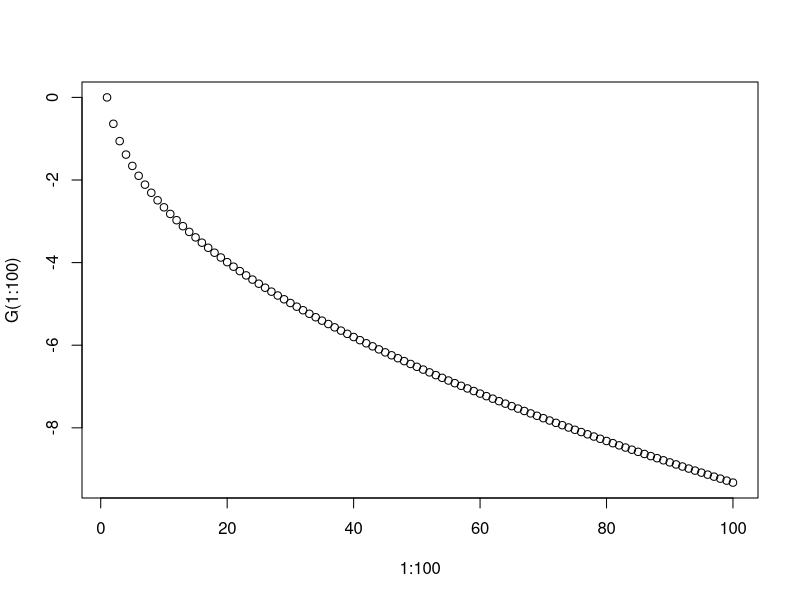

Generate this figure with R: (Note: this script raises an error after producing the figure.)
## Edward Cai's directory: /Users/edwsurewin/econ103_final_project ##
## setwd("/Users/edwsurewin/econ103_final_project")

## Caution: Inputs are assumed reasonable ##
## Also, function must be defined s.t. mode is in D ##

k<-20
vec <- c(-2,2) # global Domain
#vec <- c(-1,1) # global D
T_k <- rep(0,k) # global T_k

# func and deriv #
#func <- function(x)  ((2*pi)^-0.5)*exp(-(x)^2/2) # given function as standard normal
func <- function(x)  exp(x)/((1+exp(x))^2) # given function as standard normal
body(func) <- deriv(body(func), "x")

# evenly find T_k in D #
compute_T_k <- function(k){ # draw k integers from domain D
  T_k[1] <- vec[1]
  T_k[k] <- vec[2]
  for (i in 2:(k-1)){
    T_k[i] <- T_k[i-1] + (vec[2]-vec[1])/(k-1)
  }
  return(T_k)
}

T_k <- compute_T_k(k) # update global variable T_k
h_x <- sapply(T_k, func) # function evaluated at T_k
h_prime_x <- 0
for (i in 1:length(h_x)){  # derivatives evaluated at T_k
  h_prime_x[i] <- unlist(attributes(func(T_k[i])))
}

# z coordinates #
z <- rep (0, k-1) # tangent line intersections
for (i in 1:k-1){
  z[i] <- (h_x[i+1]-h_x[i]-T_k[i+1]*h_prime_x[i+1]+T_k[i]*h_prime_x[i])/(h_prime_x[i]-h_prime_x[i+1])
}

# upper bound #
u_k <- function(x) {
  if ((T_k[1] <= x) && (x < z[1])){
    return(h_x[1] + (x-T_k[1])*h_prime_x[1])
  }
  for (i in 1:(length(T_k)-2)){
    if(z[i] <= x && x < z[i+1]){
      return(h_x[i+1] + (x-T_k[i+1])*h_prime_x[i+1])
    }
  }
  if ((z[k-1] <= x) && (x <= T_k[k])){
    return(h_x[k] + (x-T_k[k])*h_prime_x[k])
  }
}

# S_k transformation where x sampled from u_k #
S_k <- function(x) {
    area <- 0 
    area <- area + (z[1]-T_k[1])*(u_k(z[1])+func(T_k[1])[1])/2
    area <- area + (T_k[k]-z[k-1])*(u_k(z[k-1])+func(T_k[k])[1])/2
    for (i in 1:(length(T_k)-2)){
      area <- area + (z[i+1]-z[i])*(u_k(z[i])+u_k(z[i]))/2
    }
    return(exp(u_k(x))/area)
}

# lower bound #
l_k <- function(x) {
  for (i in 1:(length(T_k)-1)){
    if(T_k[i] <= x && x < T_k[i+1]){
      return(((T_k[i+1]-x)*h_x[i]+(x-T_k[i])*h_x[i+1])/(T_k[i+1]-T_k[i]))
    }
  }
  if (x == T_k[i+1]){
    return(((T_k[k]-x)*h_x[k-1]+(x-T_k[k-1])*h_x[k])/(T_k[k]-T_k[k-1]))
  }
}



############## testing below, not part of the submission

# solve for a root of function G at G=-5
G <- function(k)  (2*(1 - k)*(1 + 2*k)^.5)/(1+3*k) 
GZero <-function(k,G0) G(k)-G0 
plot(1:100,G(1:100)) 
uniroot(GZero,c(0,100),G=-5) 
uniroot(GZero,c(0,Inf),G=-5) 
uniroot(GZero,c(0,10^20),G=-5) 

##################

# optimize() to find mode

func <- function(x) { # given function as standard normal
  ((2*pi)^-0.5)*exp(-(x)^2/2)
}

vec <- c(-10^(17),300) # vector to indicate D
vec <- c(-10^(17),100) # vector to indicate D

compute_T_k <- function(k){ # user k int
  T_k <- rep(0,k)
  x_max <- optimize(func, interval=vec, maximum=TRUE)[1]
  x_max
}
compute_T_k(3)


######################

compute_T_k <- function(k){ # user k int
  T_k <- rep(0,k)
  x_max <- optimize(func, interval=vec, maximum=TRUE)[1]
  x_max
}


compute_T_k <- function(func_expr,vec,k){ # function expression, domain vector, user k int
  T_k <- rep(0,k)
  
  func <- function(x) {
    func_expr
  }
  x_max <- optimize(func, interval=c(-1,1), maximum=TRUE)[1]
  ## int <- integrate(eval(func),2,3)
  ## names(x_max) <- NULL
  
  if (vec[1]==(-Inf)){
    if (vec[2]==Inf){
      
    }
    else{
      
      T_k[k] <- vec[2]
    }
  }
  else{
    T_k[1] <- vec[1]
    T_k[k] <- vec[2]
  }
  
  return (x_max)
}

#D(log(x^(3-1)*(1-x)^(6-1)), 'x') # e.g. log beta pdf
#eval(func)
## func_expr <- expression(((2*pi)^-0.5)*exp(-(x)^2/2))
